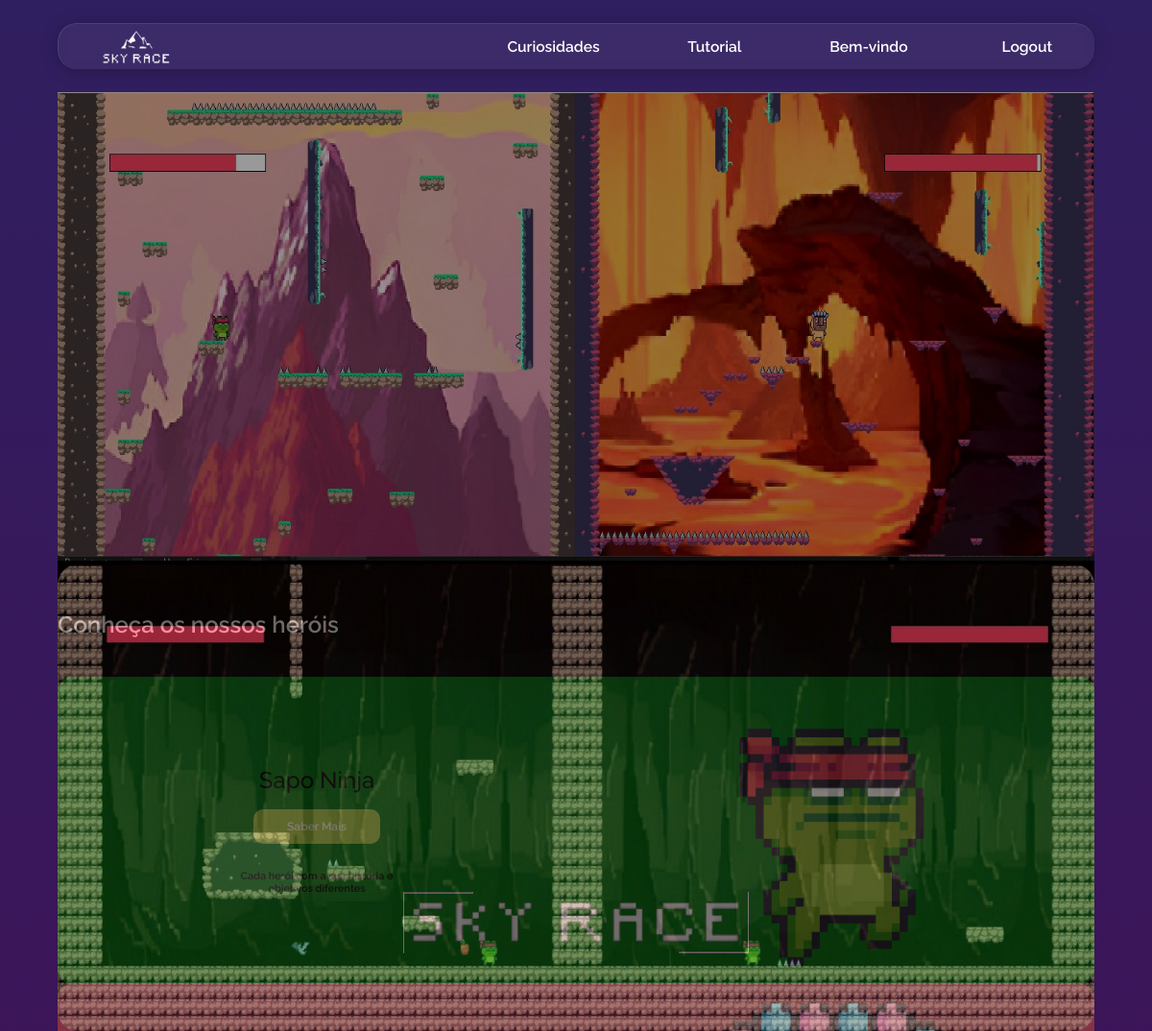
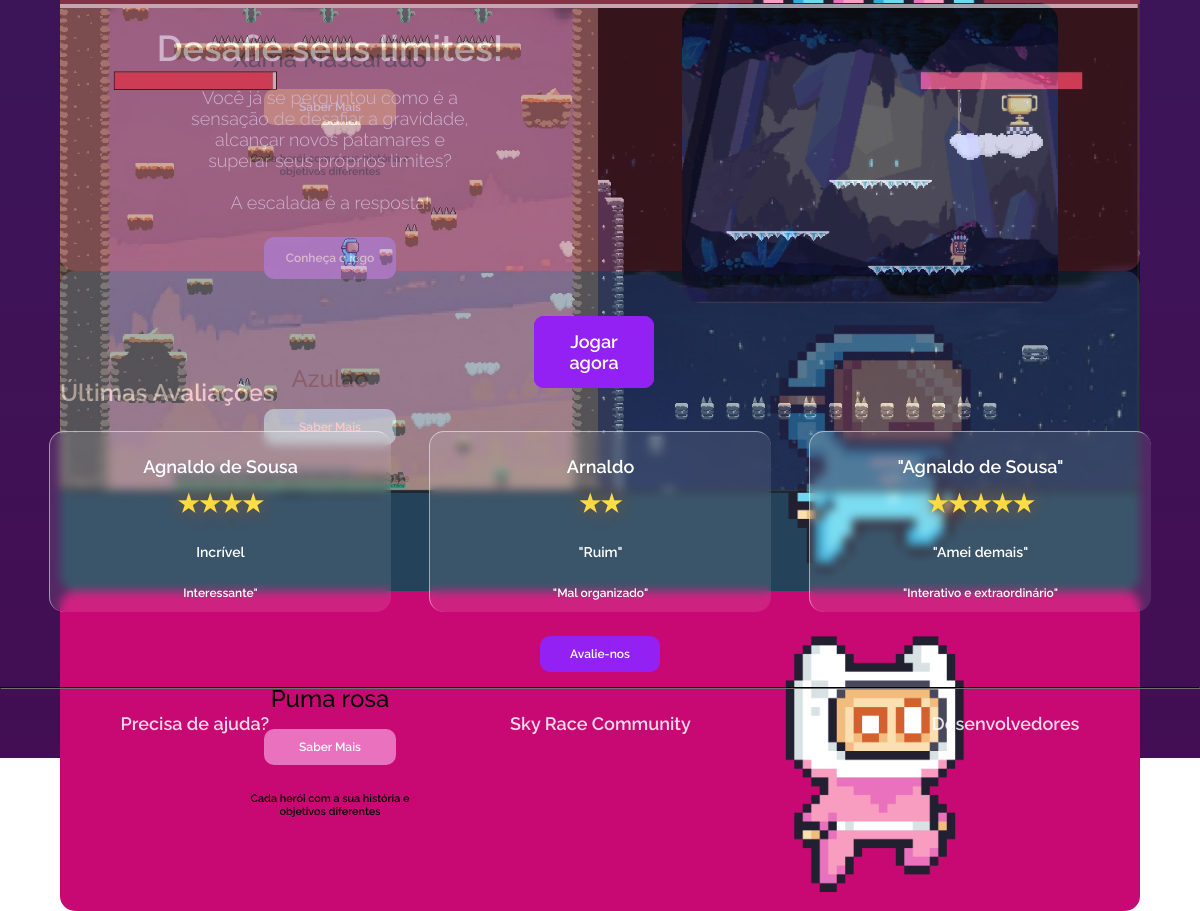
The page / on the database its author committed (2 pictures, top to bottom).
### tables this page shows
create table TB_COMENTARIO
(TB_COMENTARIO_ID integer not null primary key auto_increment,
TB_COMENTARIO_DESCRICAO varchar(255) not null,
TB_COMENTARIO_TITLE varchar (200) not null,
TB_COMENTARIO_ESTRELAS varchar(2) not null,
TB_USUARIO_ID integer not null,
constraint PK_USUARIO_FK_COMENTARIO
foreign key (TB_USUARIO_ID)
references TB_USUARIO(TB_USUARIO_ID)
);

create table TB_USUARIO 
(TB_USUARIO_ID integer not null primary key auto_increment,
TB_USUARIO_NOME varchar(100) not null,
TB_USUARIO_USERNAME varchar(30) unique not null,
TB_USUARIO_SENHA integer not null,
TB_USUARIO_TELEFONE varchar(20) unique not null,
TB_USUARIO_EMAIL varchar(200) unique not null
);

### controls/comentario.php (called while the page is built, shortened)
<?php
function buscar_avaliacao($conexao, $id){
    $sql =
    "
    Select C.TB_COMENTARIO_ID as ID,
    C.TB_COMENTARIO_TITLE as Title,
     C.TB_COMENTARIO_DESCRICAO as Descric,
     C.TB_COMENTARIO_ESTRELAS as Estr,
     U.TB_USUARIO_NOME as nome
    from TB_COMENTARIO as C
    inner join TB_USUARIO as U
    on U.TB_USUARIO_ID = C.TB_USUARIO_ID
    Where C.TB_COMENTARIO_ID = $id";
    $resultado = mysqli_query($conexao, $sql);
    return mysqli_fetch_assoc($resultado);
}
function quant_comentario($conexao){
    $sql = "select count(TB_COMENTARIO.TB_COMENTARIO_ID) as QUANT from TB_COMENTARIO;";
    $resultado = mysqli_query($conexao, $sql);
    return mysqli_fetch_assoc($resultado);
}
?>

### index.php (the view, shortened to what this page needs)
<?php
include ("bd/conexao.php");
include ("controls/comentario.php");
$result = quant_comentario($conexao);
$new_result = array_values($result);
$quant = $new_result[0];
$ult = $quant-2;
$penult = $quant-1;
$antepenult = $quant;
$item1 = buscar_avaliacao($conexao, $ult);
$item2 = buscar_avaliacao($conexao, $penult);
$item3 = buscar_avaliacao($conexao, $antepenult);
$estrela1 =intval($item1['Estr']);
$estrela2 =intval($item2['Estr']);
$estrela3 =intval($item3['Estr']);
?>
<!DOCTYPE html>
<html lang="en">
<head>
    <link href="https://vjs.zencdn.net/8.5.2/video-js.css" rel="stylesheet" />
    <link rel="stylesheet" href="styleindex.css">
    <link rel="stylesheet" href="https://cdn.jsdelivr.net/npm/swiper@10/swiper-bundle.min.css"/>
    <link rel="stylesheet" href="https://cdnjs.cloudflare.com/ajax/libs/font-awesome/5.15.3/css/all.min.css"/>
</head>
<body>
    <div class="nav">
        <img id="img-nav-logo" src="img/logonav.png" alt="">
        <div id="nav-right">
            <a id="nav-item" href="personagens.php">Curiosidades</a>
            <a id="nav-item" href="tutorial.php">Tutorial</a>
            <p id="nav-item" id="NomeUser"><?php echo isset($username)? $username : "Bem-vindo" ?></p>
            <a href="view/logout.php" class="btn-logout"><button id="nav-item" >Logout</button></a>
        </div>
    </div>
    <div class="carrousel-jogo swiper">
        <div class="container-jogo">
            <div class="jogo-wrapper swiper-wrapper">
                <div class="swiper-slide">
                    <img  class= "img-carrousel" src="img/img-ilustrative1.jpeg" alt="">
                    <a href="https://gx.games/games/u66p3l/sky-race"><button type="button" class="btn-jogar">Jogar agora</button></a>
                </div>
                <div class="swiper-slide">
                    <img  class= "img-carrousel" src="img/fundo-jogo.png" alt="">
                    <a href="https://gx.games/games/u66p3l/sky-race"><button type="button" class="btn-jogar">Jogar agora</button></a>
                </div>
                <div class="swiper-slide">
                    <img  class= "img-carrousel" src="img/img-ilustrative2.jpeg" alt="">
                    <a href="https://gx.games/games/u66p3l/sky-race"><button type="button" class="btn-jogar">Jogar agora</button></a>
                </div>
            </div>
        </div>
    </div>
    <h2 id="frase-person">Conheça os nossos heróis</h2>
    <div class="slide-container swiper">
        <div class="slide-content">
            <div class="card-wrapper swiper-wrapper">
                <div class="card sapo swiper-slide">
                    <div class="image-content">
                        <div class="card-content">
                            <h4 class="name">Sapo Ninja</h4>
                            <a href="#"><button class="btn-person">Saber Mais</button></a>
                            <p class="description">Cada herói com a sua história e <br> objetivos diferentes</p>
                        </div>
                        <div class="card-image">
                            <img src="img/sapo-carrousel.png" alt="" class="card-img">
                        </div>
                    </div>
                </div>
                <div class="card xama swiper-slide">
                    <div class="image-content">
                        <div class="card-content">
                            <h4 class="name">Xamã Mascarado</h4>
                            <a href="#"><button class="btn-person">Saber Mais</button></a>
                            <p class="description">Cada herói com a sua história e <br> objetivos diferentes</p>
                        </div>
                        <div class="card-image">
                        </div>
                    </div>
                </div>
                <div class="card azulao swiper-slide">
                    <div class="image-content">
                        <div class="card-content">
                            <h4 class="name">Azulão</h4>
                            <a href="#"><button class="btn-person">Saber Mais</button></a>
                            <p class="description">Cada herói com a sua história e <br> objetivos diferentes</p>
                        </div>
                        <div class="card-image">
                            <img src="img/azulao.png" alt="" class="card-img">
                        </div>
                    </div>
                </div>
                <div class="card puma swiper-slide">
                    <div class="image-content">
                        <div class="card-content">
                            <h4 class="name">Puma rosa</h4>
                            <a href="#"><button class="btn-person">Saber Mais</button></a>
                            <p class="description">Cada herói com a sua história e <br> objetivos diferentes</p>
                        </div>
                        <div class="card-image">
                            <img src="img/puma-rosa.png" alt="" class="card-img">
                        </div>
                    </div>
                </div>
            </div>
        </div>
    </div>
    <div class="mid-logo">
        <hr id="linha-sky">
        <img id="logo-mid" src="img/mid-logo.png" alt="">
        <div id="linha-baixo"><hr id="linha-sky"></div>
    </div>
    <div class="content">
        <div class="left">
            <h2>Desafie seus limites!</h2>
            <p>Você já se perguntou como é a <br> sensação de desafiar a gravidade, <br> alcançar novos patamares e <br> superar seus próprios limites? <br><br> A escalada é a resposta!</p>
            <a href=""><button type="button" id="btn-tutorial">Conheça o jogo</button></a>
        </div>
        <div class="right">
            <img id="crystal-cave" src="img/crystal-cave.png" alt="">
        </div>
    </div>
    <div class="depoimentos">
        <h2 id="frase-person">Últimas Avaliações</h2>
        <div class="cardsAvaliate">
            <div class="cardAvaliate">
                <h2 id="textoAvaliate"><?=$item1['nome']; ?></h2>
            <ul class="avaliacao">
                 <?php for($i=0; $i<$estrela1;$i++) {
                    echo
                    "<li class='star-static'></li>";
                }
                ?></ul>
                <h3 id="textoAvaliate"><?=$item1['Title']?></h3>
                <p id="textoAvaliate"><?=$item1['Descric'] ?>"</p>
            </div>
            <div class="cardAvaliate">
                <h2 id="textoAvaliate"><?=$item2['nome']?></h2>
                <ul class="avaliacao">
                <?php for($i=0; $i<$estrela2;$i++) {
                    echo
                    "<li class='star-static'></li>";
                }
                ?>
                </ul>
                <h3 id="textoAvaliate">"<?=$item2['Title'] ?>"</h3>
                <p id="textoAvaliate">"<?=$item2['Descric'] ?>"</p>
            </div>
            <div class="cardAvaliate">
                <h2 id="textoAvaliate">"<?=$item3['nome']; ?>"</h2>
                <ul class="avaliacao">
                <?php for($i=0; $i<$estrela3;$i++) {
                    echo
                    "<li class='star-static'></li>";
                }?>
            </ul>
                <h3 id="textoAvaliate">"<?=$item3['Title']; ?>"</h3>
                <p id="textoAvaliate">"<?=$item3['Descric']; ?>"</p>
            </div>
        </div>
        <form action="" method="post">
            <button id="avaliar" type="button">Avalie-nos</button>
        </form>
    </div>
    <hr class="divisorFooter">
    <div class="footer">
        <a id="footer-item" href=""><h2>Precisa de ajuda?</h2></a>
        <a id="footer-item" href=""><h2>Sky Race Community</h2></a>
        <a id="footer-item" href="desenvolvedores.php"><h2>Desenvolvedores</h2></a>
    </div>
</body>
</html>

### rows shown on the page
tb_comentario: TB_USUARIO_ID.TB_USUARIO_NOME "Agnaldo de Sousa", TB_COMENTARIO_ESTRELAS "4" (drawn), TB_COMENTARIO_TITLE "Incrível", TB_COMENTARIO_DESCRICAO "Interessante"
tb_comentario: TB_USUARIO_ID.TB_USUARIO_NOME "Arnaldo", TB_COMENTARIO_ESTRELAS "2" (drawn), TB_COMENTARIO_TITLE "Ruim", TB_COMENTARIO_DESCRICAO "Mal organizado"
tb_comentario: TB_USUARIO_ID.TB_USUARIO_NOME "Agnaldo de Sousa", TB_COMENTARIO_ESTRELAS "5" (drawn), TB_COMENTARIO_TITLE "Amei demais", TB_COMENTARIO_DESCRICAO "Interativo e extraordinário"
